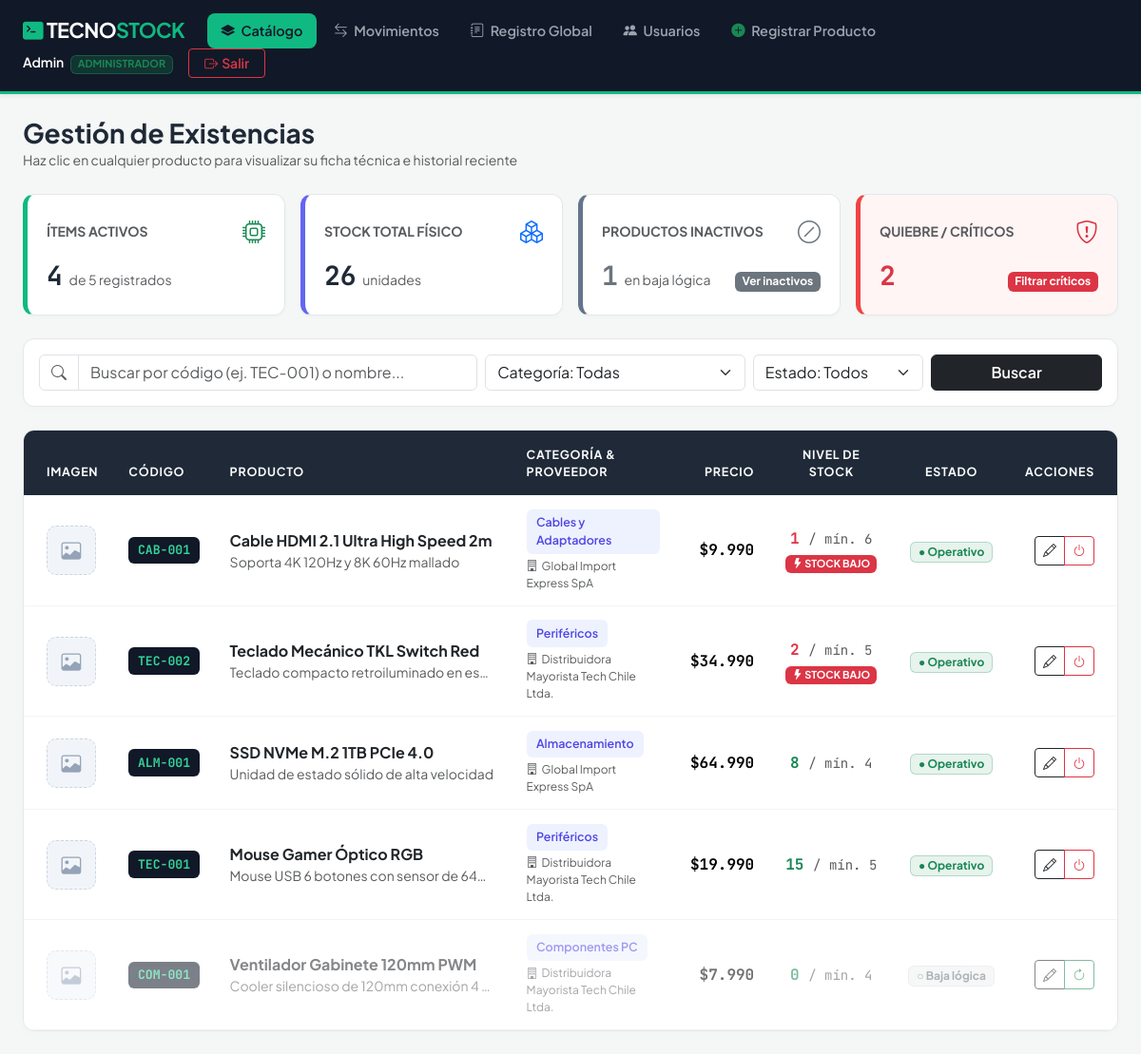
The page /index.php (signed in) on the database its author committed.
### tables this page shows
CREATE TABLE producto (
    id_producto INT AUTO_INCREMENT PRIMARY KEY,
    codigo VARCHAR(30) NOT NULL UNIQUE,
    nombre VARCHAR(120) NOT NULL,
    descripcion VARCHAR(255) DEFAULT NULL,
    imagen VARCHAR(255) DEFAULT NULL,
    precio INT NOT NULL CHECK (precio >= 0),
    stock_actual INT NOT NULL DEFAULT 0 CHECK (stock_actual >= 0),
    stock_minimo INT NOT NULL DEFAULT 0 CHECK (stock_minimo >= 0),
    estado TINYINT(1) NOT NULL DEFAULT 1,
    id_categoria INT NOT NULL,
    id_proveedor INT DEFAULT NULL,
    CONSTRAINT fk_producto_categoria FOREIGN KEY (id_categoria)
        REFERENCES categoria(id_categoria)
        ON UPDATE CASCADE
        ON DELETE RESTRICT,
    CONSTRAINT fk_producto_proveedor FOREIGN KEY (id_proveedor)
        REFERENCES proveedor(id_proveedor)
        ON UPDATE CASCADE
        ON DELETE RESTRICT
);

CREATE TABLE categoria (
    id_categoria INT AUTO_INCREMENT PRIMARY KEY,
    nombre VARCHAR(80) NOT NULL UNIQUE,
    descripcion VARCHAR(255) DEFAULT NULL,
    estado TINYINT(1) NOT NULL DEFAULT 1
);

CREATE TABLE proveedor (
    id_proveedor INT AUTO_INCREMENT PRIMARY KEY,
    rut VARCHAR(12) NOT NULL UNIQUE,
    razon_social VARCHAR(150) NOT NULL,
    contacto VARCHAR(100) DEFAULT NULL,
    telefono VARCHAR(20) DEFAULT NULL,
    correo VARCHAR(120) DEFAULT NULL,
    estado TINYINT(1) NOT NULL DEFAULT 1
);

### index.php (the view, shortened to what the rows shown need)
<?php
require_once 'config/conexion.php';
$rolUsuario    = (int)$_SESSION['rol'];
$sql = "SELECT p.id_producto, p.codigo, p.nombre, p.descripcion, p.imagen, p.precio,
               p.stock_actual, p.stock_minimo, p.estado,
               c.nombre AS categoria_nombre,
               pr.razon_social AS proveedor_nombre
        FROM producto p
        INNER JOIN categoria c ON p.id_categoria = c.id_categoria
        LEFT JOIN proveedor pr ON p.id_proveedor = pr.id_proveedor
        WHERE 1 = 1";
$params = [];
$sql .= " ORDER BY p.estado DESC, (p.stock_actual < p.stock_minimo) DESC, p.id_producto DESC";
$stmt = $pdo->prepare($sql);
$stmt->execute($params);
$productos = $stmt->fetchAll();
$movsRaw = $pdo->query("
    SELECT m.id_producto, m.fecha_hora, m.tipo, m.cantidad, m.motivo, u.nombre AS usuario_nombre
    FROM movimiento m
    INNER JOIN usuario u ON m.id_usuario = u.id_usuario
    ORDER BY m.fecha_hora DESC, m.id_movimiento DESC
")->fetchAll();
$movsPorProducto = [];
foreach ($movsRaw as $mv) {
    $idP = (int)$mv['id_producto'];
    if (!isset($movsPorProducto[$idP]) || count($movsPorProducto[$idP]) < 5) {
        $movsPorProducto[$idP][] = [
            'fecha'    => date('d/m/Y H:i', strtotime($mv['fecha_hora'])),
            'tipo'     => (int)$mv['tipo'],
            'cantidad' => (int)$mv['cantidad'],
            'motivo'   => $mv['motivo'],
            'usuario'  => $mv['usuario_nombre']
        ];
    }
}
?>
<!DOCTYPE html>
<html lang="es">
<head>
    <link href="https://cdn.jsdelivr.net/npm/bootstrap@5.3.3/dist/css/bootstrap.min.css" rel="stylesheet">
    <link href="https://cdn.jsdelivr.net/npm/bootstrap-icons@1.11.3/font/bootstrap-icons.min.css" rel="stylesheet">
</head>
<body>
<main class="container-fluid px-4 py-4" style="max-width: 1400px;">
    <div class="table-container">
        <div class="table-responsive">
            <table class="table table-hover mb-0">
                <thead>
                    <tr>
                        <th class="ps-4">Imagen</th>
                        <th>Código</th>
                        <th>Producto</th>
                        <th>Categoría & Proveedor</th>
                        <th class="text-end">Precio</th>
                        <th class="text-center">Nivel de Stock</th>
                        <th class="text-center <?= $rolUsuario !== 1 ? 'pe-4' : '' ?>">Estado</th>
                        <?php if ($rolUsuario === 1): ?>
                            <th class="text-end pe-4">Acciones</th>
                        <?php endif; ?>
                    </tr>
                </thead>
                <tbody>
                    <?php if (empty($productos)): ?>
                        <tr>
                            <td colspan="<?= $rolUsuario === 1 ? 8 : 7 ?>" class="text-center py-5 text-muted">
                                <i class="bi bi-box2 fs-1 d-block mb-2"></i>
                                No existen registros con los criterios seleccionados.
                            </td>
                        </tr>
                    <?php else: ?>
                        <?php foreach ($productos as $p): ?>
                            <?php
                                $activo = ((int)$p['estado'] === 1);
                                $critico = ($activo && $p['stock_actual'] < $p['stock_minimo']);
                                $claseTr = !$activo ? 'fila-apagada' : ($critico ? 'fila-alerta' : '');
                                $prodJson = json_encode([
                                    'id'          => (int)$p['id_producto'],
                                    'codigo'      => $p['codigo'],
                                    'nombre'      => $p['nombre'],
                                    'descripcion' => $p['descripcion'] ?: 'Sin descripción técnica registrada.',
                                    'imagen'      => $p['imagen'] ?: '',
                                    'categoria'   => $p['categoria_nombre'],
                                    'proveedor'   => $p['proveedor_nombre'] ?: 'Sin proveedor habitual asociado',
                                    'precio'      => number_format($p['precio'], 0, ',', '.'),
                                    'stock'       => (int)$p['stock_actual'],
                                    'minimo'      => (int)$p['stock_minimo'],
                                    'activo'      => $activo,
                                    'critico'     => $critico,
                                    'movimientos' => $movsPorProducto[(int)$p['id_producto']] ?? []
                                ], JSON_HEX_APOS | JSON_HEX_QUOT);
                            ?>
                            <tr class="fila-clicable <?= $claseTr ?>" onclick='abrirDetalleProducto(<?= $prodJson ?>)'>
                                <td class="ps-4" style="width: 75px;">
                                </td>
                                <td><span class="sku-tag mono"><?= htmlspecialchars($p['codigo']) ?></span></td>
                                <td>
                                    <div class="fw-bold text-dark"><?= htmlspecialchars($p['nombre']) ?></div>
                                    <div class="text-muted small text-truncate" style="max-width: 280px;">
                                        <?= htmlspecialchars($p['descripcion'] ?: 'Sin descripción') ?>
                                    </div>
                                </td>
                                <td>
                                    <span class="cat-pill mb-1"><?= htmlspecialchars($p['categoria_nombre']) ?></span>
                                    <?php if (!empty($p['proveedor_nombre'])): ?>
                                        <div class="text-muted small" style="font-size: 0.75rem;">
                                            <i class="bi bi-building me-1"></i><?= htmlspecialchars($p['proveedor_nombre']) ?>
                                        </div>
                                    <?php endif; ?>
                                </td>
                                <td class="text-end fw-bold mono">$<?= number_format($p['precio'], 0, ',', '.') ?></td>
                                <td class="text-center">
                                    <div class="mono fw-bold fs-6 <?= $critico ? 'text-danger' : 'text-success' ?>">
                                        <?= $p['stock_actual'] ?> <span class="text-muted fw-normal small">/ mín. <?= $p['stock_minimo'] ?></span>
                                    </div>
                                    <?php if ($critico): ?>
                                        <span class="badge bg-danger text-white" style="font-size: 0.68rem;">
                                            <i class="bi bi-lightning-fill"></i> STOCK BAJO
                                        </span>
                                    <?php endif; ?>
                                </td>
                                <td class="text-center <?= $rolUsuario !== 1 ? 'pe-4' : '' ?>">
                                    <?php if ($activo): ?>
                                        <span class="badge bg-success bg-opacity-10 text-success border border-success border-opacity-25 px-2 py-1">● Operativo</span>
                                    <?php else: ?>
                                        <span class="badge bg-secondary bg-opacity-10 text-secondary border px-2 py-1">○ Baja lógica</span>
                                    <?php endif; ?>
                                </td>
                                <?php if ($rolUsuario === 1): ?>
                                    <td class="text-end pe-4" onclick="event.stopPropagation();">
                                        <div class="btn-group btn-group-sm">
                                            <a href="producto_form.php?id=<?= $p['id_producto'] ?>" class="btn btn-outline-dark" title="Editar">
                                                <i class="bi bi-pencil"></i>
                                            </a>
                                            <button type="button"
                                                    class="btn <?= $activo ? 'btn-outline-danger' : 'btn-outline-success' ?>"
                                                    title="<?= $activo ? 'Deshabilitar' : 'Habilitar' ?>"
                                                    onclick="abrirModalEstado(<?= $p['id_producto'] ?>, '<?= htmlspecialchars(addslashes($p['nombre'])) ?>', <?= $activo ? 0 : 1 ?>)">
                                                <i class="bi <?= $activo ? 'bi-power' : 'bi-arrow-clockwise' ?>"></i>
                                            </button>
                                        </div>
                                    </td>
                                <?php endif; ?>
                            </tr>
                        <?php endforeach; ?>
                    <?php endif; ?>
                </tbody>
            </table>
        </div>
    </div>
</main>
</body>
</html>

### rows shown on the page
producto: codigo "CAB-001", nombre "Cable HDMI 2.1 Ultra High Speed 2m", descripcion "Soporta 4K 120Hz y 8K 60Hz mallado", id_categoria.nombre "Cables y Adaptadores", id_proveedor.razon_social "Global Import Express SpA", precio "9.990", stock_actual "1", stock_minimo "6", estado 1 (drawn)
producto: codigo "TEC-002", nombre "Teclado Mecánico TKL Switch Red", descripcion "Teclado compacto retroiluminado en es…", id_categoria.nombre "Periféricos", id_proveedor.razon_social "Distribuidora Mayorista Tech Chile Ltda.", precio "34.990", stock_actual "2", stock_minimo "5", estado 1 (drawn)
producto: codigo "ALM-001", nombre "SSD NVMe M.2 1TB PCIe 4.0", descripcion "Unidad de estado sólido de alta velocidad", id_categoria.nombre "Almacenamiento", id_proveedor.razon_social "Global Import Express SpA", precio "64.990", stock_actual "8", stock_minimo "4", estado "● Operativo"
producto: codigo "TEC-001", nombre "Mouse Gamer Óptico RGB", descripcion "Mouse USB 6 botones con sensor de 64…", id_categoria.nombre "Periféricos", id_proveedor.razon_social "Distribuidora Mayorista Tech Chile Ltda.", precio "19.990", stock_actual "15", stock_minimo "5", estado "● Operativo"
producto: codigo "COM-001", nombre "Ventilador Gabinete 120mm PWM", descripcion "Cooler silencioso de 120mm conexión 4…", id_categoria.nombre "Componentes PC", id_proveedor.razon_social "Distribuidora Mayorista Tech Chile Ltda.", precio "7.990", stock_actual "0", stock_minimo "4", estado "○ Baja lógica"

### other values the page prints
$nombreUsuario "Admin"
obtenerNombreRol($rolUsuario) "ADMINISTRADOR"
$kpis['productos_activos'] "4"
$kpis['total_productos'] "5"
$kpis['total_unidades'] "26"
$kpis['productos_inactivos'] "1"
$kpis['alertas_criticas'] "2"
